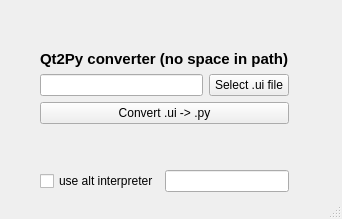
<?xml version="1.0" encoding="UTF-8"?>
<ui version="4.0">
 <class>MainWindow</class>
 <widget class="QMainWindow" name="MainWindow">
  <property name="geometry">
   <rect>
    <x>0</x>
    <y>0</y>
    <width>342</width>
    <height>219</height>
   </rect>
  </property>
  <property name="sizePolicy">
   <sizepolicy hsizetype="Ignored" vsizetype="Ignored">
    <horstretch>0</horstretch>
    <verstretch>0</verstretch>
   </sizepolicy>
  </property>
  <property name="windowTitle">
   <string>Qt2Py Converter</string>
  </property>
  <widget class="QWidget" name="centralwidget">
   <widget class="QWidget" name="verticalLayoutWidget">
    <property name="geometry">
     <rect>
      <x>40</x>
      <y>10</y>
      <width>271</width>
      <height>152</height>
     </rect>
    </property>
    <layout class="QVBoxLayout" name="verticalLayout">
     <property name="sizeConstraint">
      <enum>QLayout::SetFixedSize</enum>
     </property>
     <item>
      <spacer name="verticalSpacer">
       <property name="orientation">
        <enum>Qt::Vertical</enum>
       </property>
       <property name="sizeHint" stdset="0">
        <size>
         <width>20</width>
         <height>40</height>
        </size>
       </property>
      </spacer>
     </item>
     <item>
      <widget class="QLabel" name="label">
       <property name="font">
        <font>
         <pointsize>11</pointsize>
         <weight>75</weight>
         <bold>true</bold>
        </font>
       </property>
       <property name="text">
        <string>Qt2Py converter (no space in path)</string>
       </property>
      </widget>
     </item>
     <item>
      <layout class="QHBoxLayout" name="horizontalLayout">
       <item>
        <widget class="QLineEdit" name="lineEdit"/>
       </item>
       <item>
        <widget class="QPushButton" name="pushButton">
         <property name="text">
          <string>Select .ui file</string>
         </property>
        </widget>
       </item>
      </layout>
     </item>
     <item>
      <widget class="QPushButton" name="pushButton_2">
       <property name="text">
        <string>Convert .ui -&gt; .py</string>
       </property>
      </widget>
     </item>
     <item>
      <spacer name="verticalSpacer_2">
       <property name="orientation">
        <enum>Qt::Vertical</enum>
       </property>
       <property name="sizeHint" stdset="0">
        <size>
         <width>20</width>
         <height>40</height>
        </size>
       </property>
      </spacer>
     </item>
     <item>
      <layout class="QHBoxLayout" name="horizontalLayout_2">
       <item>
        <widget class="QCheckBox" name="checkBox">
         <property name="text">
          <string>use alt interpreter</string>
         </property>
        </widget>
       </item>
       <item>
        <widget class="QLineEdit" name="lineEdit_2"/>
       </item>
      </layout>
     </item>
    </layout>
   </widget>
  </widget>
  <widget class="QMenuBar" name="menubar">
   <property name="geometry">
    <rect>
     <x>0</x>
     <y>0</y>
     <width>342</width>
     <height>21</height>
    </rect>
   </property>
  </widget>
  <widget class="QStatusBar" name="statusbar"/>
 </widget>
 <resources/>
 <connections/>
</ui>
